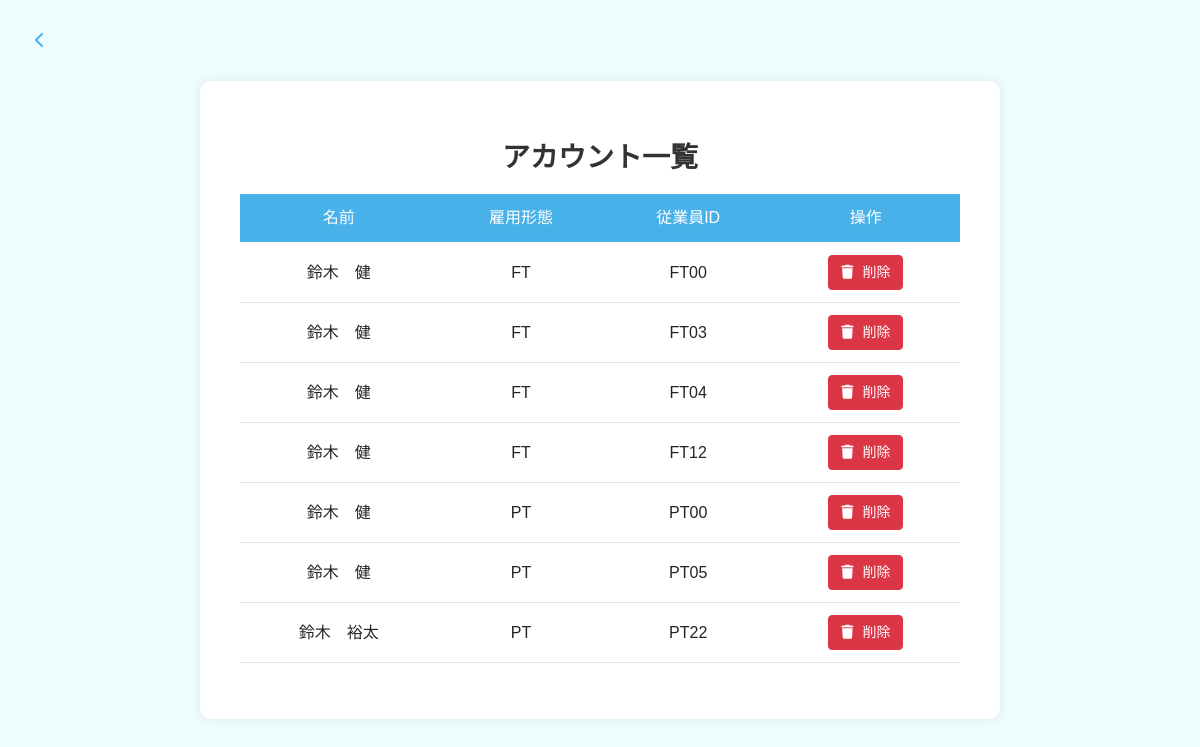
The page /management_account (signed in) on the database as committed earlier.
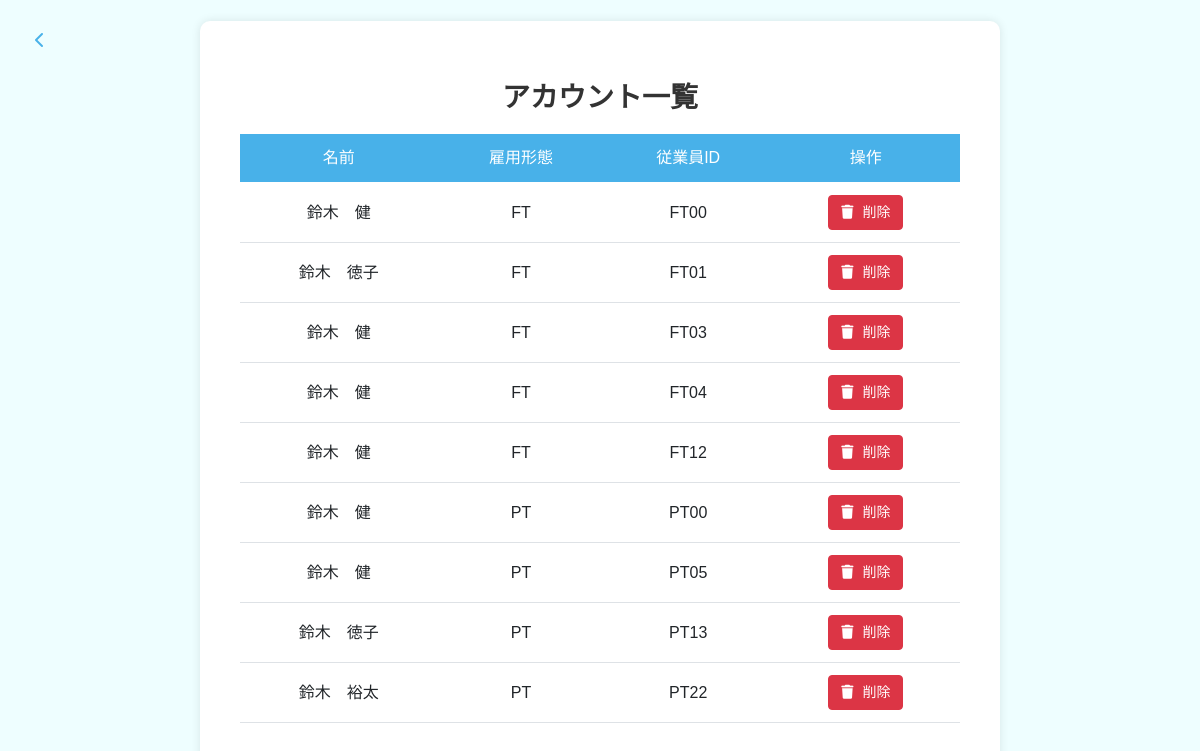
The same page on the database as committed later.
### testapp/models.py (models this page shows, shortened)
class User(db.Model):
    __tablename__ = 'users'  # テーブル名を明示的に指定
    id = db.Column(db.Integer, primary_key=True, autoincrement=True)
    name = db.Column(db.String(20), nullable=False)  # 20文字まで
    employment_type = db.Column(db.String(2), nullable=False)  # FTまたはPT
    employee_id = db.Column(db.String(4), unique=True, nullable=False)  # 4文字（例：FT01）
    password = db.Column(db.String(10), nullable=False)  # 10文字まで

### testapp/main.py (the view)
@app.route('/management_account')
def management_account():
    if 'adm_logged_in' not in session:
        return redirect(url_for('adm_login'))
    users = User.query.order_by(
        case(
            (User.employment_type == 'FT', 0),
            (User.employment_type == 'PT', 1),
        ),
        User.employee_id
    ).all()
    users = sorted(users, key=lambda x: (x.employment_type, int(x.employee_id[2:]) if x.employee_id[2:].isdigit() else 0))
    return render_template('testapp/management_account.html', users=users)

### testapp/templates/testapp/management_account.html (shortened to what this page needs)
<!DOCTYPE html>
<html lang="ja">
    <head>
        <link href="https://cdn.jsdelivr.net/npm/bootstrap@5.0.2/dist/css/bootstrap.min.css" rel="stylesheet">
        <link rel="stylesheet" href="https://cdnjs.cloudflare.com/ajax/libs/font-awesome/6.5.1/css/all.min.css">
        <link rel="stylesheet" href="{{ url_for('static', filename='css/management_account.css') }}"/>
    </head>
    <body>
        <a href="{{ url_for('management') }}" class="back-button">
            <i class="fa-solid fa-chevron-left"></i>
        </a>
        <div class="container">
            <div class="account-list">
                <h2>アカウント一覧</h2>
                <table class="table">
                    <thead>
                        <tr>
                            <th class="text-center">名前</th>
                            <th class="text-center">雇用形態</th>
                            <th class="text-center">従業員ID</th>
                            <th class="text-center">操作</th>
                        </tr>
                    </thead>
                    <tbody>
                        {% for user in users %}
                        <tr>
                            <td class="text-center">{{ user.name }}</td>
                            <td class="text-center">{{ user.employment_type }}</td>
                            <td class="text-center">{{ user.employee_id }}</td>
                            <td class="text-center">
                                <button type="button" class="btn btn-danger" onclick="showDeleteConfirmation('{{ user.id }}', '{{ user.name }}', '{{ user.employment_type }}', '{{ user.employee_id }}')">
                                    <i class="fas fa-trash"></i> 削除
                                </button>
                            </td>
                        </tr>
                        {% endfor %}
                    </tbody>
                </table>
            </div>
        </div>
    </body>
</html>

Rows that differ between the two databases and show on the page:
added User: name "鈴木 徳子", employment_type "FT", employee_id "FT01"
added User: name "鈴木 徳子", employment_type "PT", employee_id "PT13"
